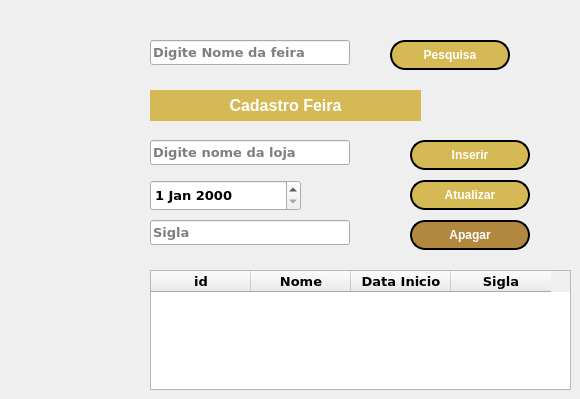
        <widget class="QWidget" name="tab_feira">
         <attribute name="title">
          <string>Feira</string>
         </attribute>
         <widget class="QPushButton" name="btn_Pesquisar_feira">
          <property name="geometry">
           <rect>
            <x>390</x>
            <y>40</y>
            <width>120</width>
            <height>30</height>
           </rect>
          </property>
          <property name="styleSheet">
           <string notr="true">QPushButton{color: rgb(255,255,255);border-style: outset;border-width: 2px; border-radius: 15px;font.setPointSize(12); font-weight: bold; background-color: rgb(213,185,85);border-color: black;}

QPushButton:hover{background-color: #F2DF80; color:black}</string>
          </property>
          <property name="text">
           <string>Pesquisa</string>
          </property>
         </widget>
         <widget class="QPushButton" name="btn_Feira_Apagar">
          <property name="geometry">
           <rect>
            <x>410</x>
            <y>220</y>
            <width>120</width>
            <height>30</height>
           </rect>
          </property>
          <property name="styleSheet">
           <string notr="true">QPushButton{color: rgb(255,255,255);border-style: outset;border-width: 2px; border-radius: 15px;font.setPointSize(12); font-weight: bold; background-color: rgb(178,136,62);border-color: black;}

QPushButton:hover{background-color: #F2DF80; color:black}</string>
          </property>
          <property name="text">
           <string>Apagar</string>
          </property>
         </widget>
         <widget class="QLineEdit" name="txt_NomeFeira_pesquisa">
          <property name="geometry">
           <rect>
            <x>150</x>
            <y>40</y>
            <width>200</width>
            <height>25</height>
           </rect>
          </property>
          <property name="font">
           <font>
            <family>Verdana</family>
            <pointsize>10</pointsize>
            <weight>75</weight>
            <bold>true</bold>
           </font>
          </property>
          <property name="placeholderText">
           <string>Digite Nome da feira</string>
          </property>
         </widget>
         <widget class="QLineEdit" name="txt_Nome_Feira">
          <property name="geometry">
           <rect>
            <x>150</x>
            <y>140</y>
            <width>200</width>
            <height>25</height>
           </rect>
          </property>
          <property name="font">
           <font>
            <family>Verdana</family>
            <pointsize>10</pointsize>
            <weight>75</weight>
            <bold>true</bold>
           </font>
          </property>
          <property name="echoMode">
           <enum>QLineEdit::Normal</enum>
          </property>
          <property name="placeholderText">
           <string>Digite nome da loja</string>
          </property>
         </widget>
         <widget class="QPushButton" name="btn_Feira_Atualizar">
          <property name="geometry">
           <rect>
            <x>410</x>
            <y>180</y>
            <width>120</width>
            <height>30</height>
           </rect>
          </property>
          <property name="styleSheet">
           <string notr="true">QPushButton{color: rgb(255,255,255);border-style: outset;border-width: 2px; border-radius: 15px;font.setPointSize(12); font-weight: bold; background-color: rgb(213,185,85);border-color: black;}

QPushButton:hover{background-color: #F2DF80; color:black}</string>
          </property>
          <property name="text">
           <string>Atualizar</string>
          </property>
         </widget>
         <widget class="QLabel" name="label_18">
          <property name="geometry">
           <rect>
            <x>150</x>
            <y>90</y>
            <width>271</width>
            <height>31</height>
           </rect>
          </property>
          <property name="sizePolicy">
           <sizepolicy hsizetype="Preferred" vsizetype="Preferred">
            <horstretch>0</horstretch>
            <verstretch>0</verstretch>
           </sizepolicy>
          </property>
          <property name="styleSheet">
           <string notr="true">background-color: rgb(213, 185, 85);
color: rgb(255, 255, 255);
</string>
          </property>
          <property name="text">
           <string>&lt;html&gt;&lt;head/&gt;&lt;body&gt;&lt;p align=&quot;center&quot;&gt;&lt;span style=&quot; font-size:12pt; font-weight:600;&quot;&gt;Cadastro Feira&lt;/span&gt;&lt;/p&gt;&lt;/body&gt;&lt;/html&gt;</string>
          </property>
          <property name="textFormat">
           <enum>Qt::AutoText</enum>
          </property>
          <property name="alignment">
           <set>Qt::AlignCenter</set>
          </property>
         </widget>
         <widget class="QPushButton" name="btn_Feira_Inserir">
          <property name="geometry">
           <rect>
            <x>410</x>
            <y>140</y>
            <width>120</width>
            <height>30</height>
           </rect>
          </property>
          <property name="styleSheet">
           <string notr="true">QPushButton{color: rgb(255,255,255);border-style: outset;border-width: 2px; border-radius: 15px;font.setPointSize(12); font-weight: bold; background-color: rgb(213,185,85);border-color: black;}

QPushButton:hover{background-color: #F2DF80; color:black}</string>
          </property>
          <property name="text">
           <string>Inserir</string>
          </property>
         </widget>
         <widget class="QTableWidget" name="tableWidget_Feira">
          <property name="geometry">
           <rect>
            <x>150</x>
            <y>270</y>
            <width>421</width>
            <height>120</height>
           </rect>
          </property>
          <property name="font">
           <font>
            <family>Verdana</family>
            <pointsize>10</pointsize>
            <weight>75</weight>
            <bold>true</bold>
           </font>
          </property>
          <column>
           <property name="text">
            <string>id</string>
           </property>
          </column>
          <column>
           <property name="text">
            <string>Nome</string>
           </property>
          </column>
          <column>
           <property name="text">
            <string>Data Inicio</string>
           </property>
          </column>
          <column>
           <property name="text">
            <string>Sigla</string>
           </property>
          </column>
         </widget>
         <widget class="QLineEdit" name="txt_Feira_Sigla">
          <property name="geometry">
           <rect>
            <x>150</x>
            <y>220</y>
            <width>200</width>
            <height>25</height>
           </rect>
          </property>
          <property name="font">
           <font>
            <family>Verdana</family>
            <pointsize>10</pointsize>
            <weight>75</weight>
            <bold>true</bold>
           </font>
          </property>
          <property name="echoMode">
           <enum>QLineEdit::Normal</enum>
          </property>
          <property name="placeholderText">
           <string>Sigla</string>
          </property>
         </widget>
         <widget class="QDateEdit" name="dateEdit_inicio">
          <property name="geometry">
           <rect>
            <x>150</x>
            <y>180</y>
            <width>151</width>
            <height>31</height>
           </rect>
          </property>
          <property name="font">
           <font>
            <family>Verdana</family>
            <pointsize>10</pointsize>
            <weight>75</weight>
            <bold>true</bold>
           </font>
          </property>
         </widget>
        </widget>
